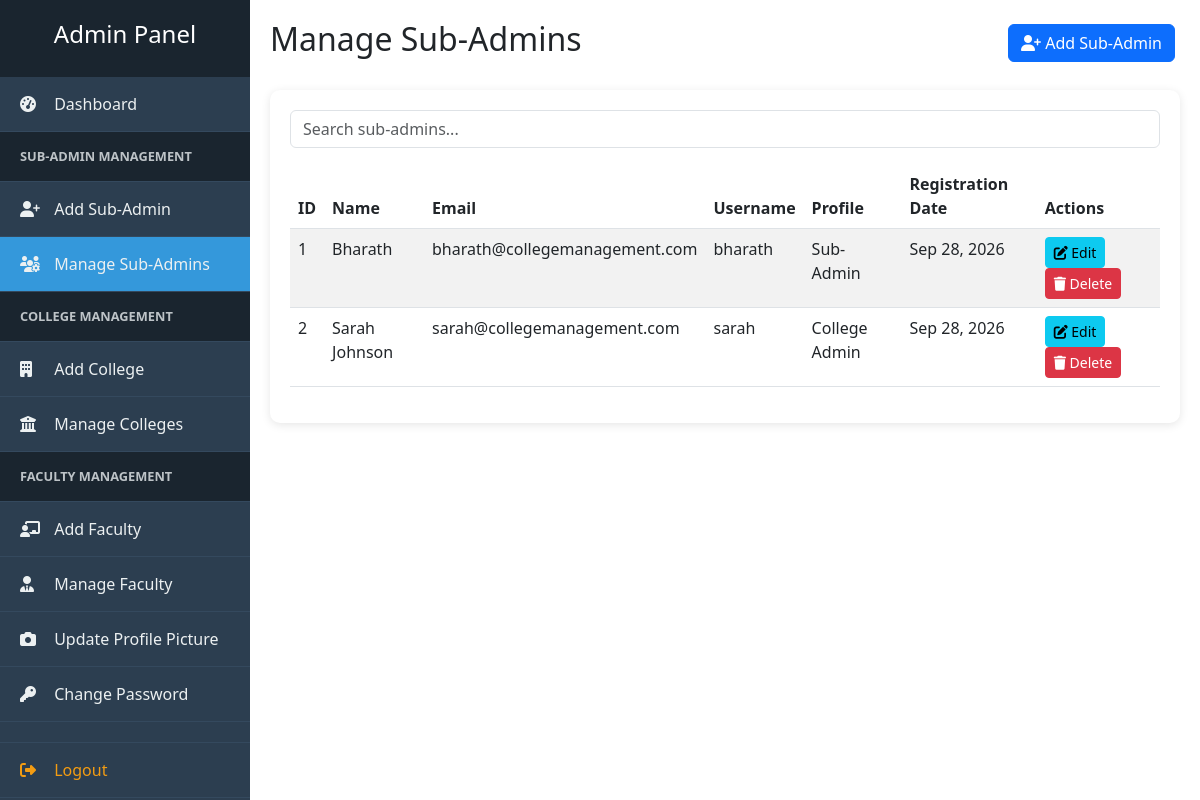
Page /admin/manage-subadmins.php (signed in) on the committed database.
### tables this page shows
CREATE TABLE IF NOT EXISTS subadmins (
    id INT AUTO_INCREMENT PRIMARY KEY,
    name VARCHAR(100) NOT NULL,
    email VARCHAR(100) NOT NULL UNIQUE,
    username VARCHAR(50) NOT NULL UNIQUE,
    password VARCHAR(255) NOT NULL,
    profile VARCHAR(50) NOT NULL,
    profile_image VARCHAR(255),
    created_at TIMESTAMP DEFAULT CURRENT_TIMESTAMP
);

### admin/manage-subadmins.php (the view, shortened to what this page needs)
<?php
$subadmins_query = mysqli_query($con, "SELECT * FROM subadmins ORDER BY created_at DESC");
?>
<!DOCTYPE html>
<html lang="en">
<head>
    <link rel="stylesheet" href="../assets/css/style.css">
    <link rel="stylesheet" href="https://cdnjs.cloudflare.com/ajax/libs/font-awesome/6.4.0/css/all.min.css">
    <link href="https://cdn.jsdelivr.net/npm/bootstrap@5.3.0/dist/css/bootstrap.min.css" rel="stylesheet">
</head>
<body>
    <div class="admin-wrapper">
        <?php include '../includes/sidebar.php'; ?>
        <div class="admin-content">
            <div class="d-flex justify-content-between align-items-center mb-4">
                <h2>Manage Sub-Admins</h2>
                <a href="add-subadmin.php" class="btn btn-primary">
                    <i class="fas fa-user-plus"></i> Add Sub-Admin
                </a>
            </div>
            <div class="table-container">
                <div class="mb-3">
                    <input type="text" id="searchInput" class="form-control" placeholder="Search sub-admins...">
                </div>
                <div class="table-responsive">
                    <table class="table table-striped" id="dataTable">
                        <thead>
                            <tr>
                                <th>ID</th>
                                <th>Name</th>
                                <th>Email</th>
                                <th>Username</th>
                                <th>Profile</th>
                                <th>Registration Date</th>
                                <th>Actions</th>
                            </tr>
                        </thead>
                        <tbody>
                            <?php if(mysqli_num_rows($subadmins_query) > 0): ?>
                                <?php while($subadmin = mysqli_fetch_assoc($subadmins_query)): ?>
                                    <tr>
                                        <td><?php echo $subadmin['id']; ?></td>
                                        <td><?php echo htmlspecialchars($subadmin['name']); ?></td>
                                        <td><?php echo htmlspecialchars($subadmin['email']); ?></td>
                                        <td><?php echo htmlspecialchars($subadmin['username']); ?></td>
                                        <td><?php echo htmlspecialchars($subadmin['profile']); ?></td>
                                        <td><?php echo date('M d, Y', strtotime($subadmin['created_at'])); ?></td>
                                        <td>
                                            <a href="edit-subadmin.php?id=<?php echo $subadmin['id']; ?>" class="btn btn-sm btn-info">
                                                <i class="fas fa-edit"></i> Edit
                                            </a>
                                            <a href="?delete=<?php echo $subadmin['id']; ?>" class="btn btn-sm btn-danger delete-btn">
                                                <i class="fas fa-trash"></i> Delete
                                            </a>
                                        </td>
                                    </tr>
                                <?php endwhile; ?>
                            <?php else: ?>
                                <tr>
                                    <td colspan="7" class="text-center">No sub-admins found.</td>
                                </tr>
                            <?php endif; ?>
                        </tbody>
                    </table>
                </div>
            </div>
        </div>
    </div>
</body>
</html>

### assets/css/style.css (style rules this page uses)
* { margin: 0; padding: 0; box-sizing: border-box; }
body { font-family: 'Segoe UI', Tahoma, Geneva, Verdana, sans-serif; background-color: #f8f9fa; color: #333; }
.admin-wrapper { display: flex; min-height: 100vh; }
.admin-content { margin-left: 250px; padding: 20px; flex: 1; }
.table-container { background: white; padding: 20px; border-radius: 10px; box-shadow: 0 2px 10px rgba(0,0,0,0.1); }
.table thead { background: #3498db; color: white; }
.btn { margin-right: 5px; }

### rows in the picture
subadmins: id "1", name "Bharath", email "bharath@collegemanagement.com", username "bharath", profile "Sub-Admin", created_at "Sep 28, 2026"
subadmins: id "2", name "Sarah Johnson", email "sarah@collegemanagement.com", username "sarah", profile "College Admin", created_at "Sep 28, 2026"
